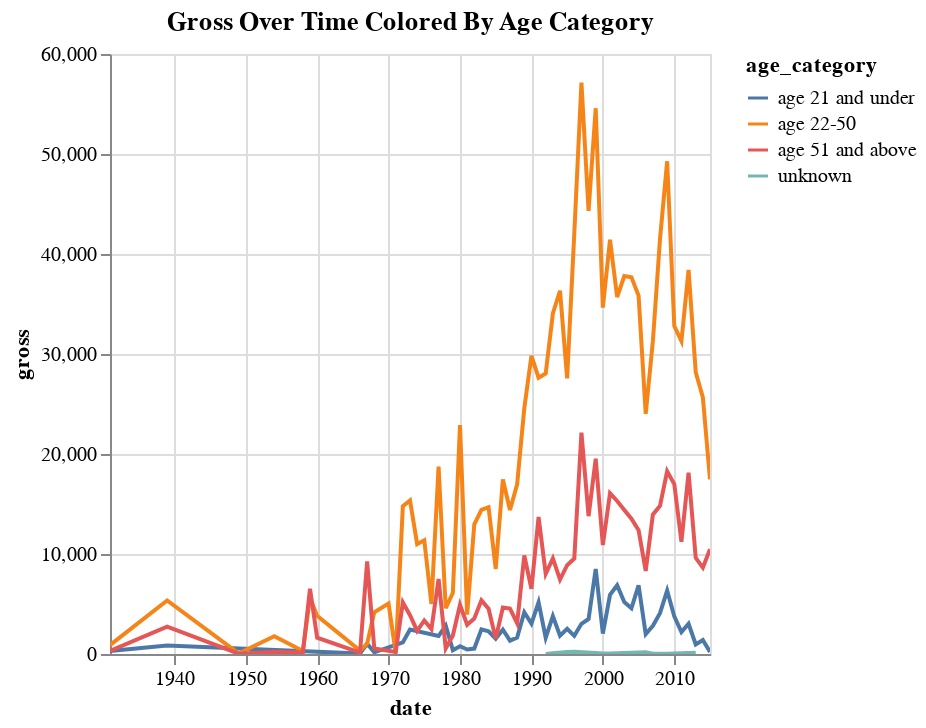

Notebook source saved alongside this figure:
### Code cell
alt.Chart(gag).mark_line().encode(
    x='date:T',
    y='gross',
    color='age_category',
    tooltip=['date', 'gross','age_category']
).interactive().properties(
    title='Gross Over Time Colored By Age Category'
)

### Figure 1 — Vega-Lite specification as saved in the notebook (floating-point values rounded to 4 significant figures; data arrays with more than 128 entries replaced by an {"elided": "..."} marker saying what was removed)
{"$schema": "https://vega.github.io/schema/vega-lite/v5.16.3.json", "config": {"view": {"continuousHeight": 300, "continuousWidth": 300}}, "data": {"name": "data-6b908e8ab41aa66b0e9dda2b449e5ed0"}, "datasets": {"data-6b908e8ab41aa66b0e9dda2b449e5ed0": {"elided": "168 records"}}, "encoding": {"color": {"field": "age_category", "type": "nominal"}, "tooltip": [{"field": "date", "type": "temporal"}, {"field": "gross", "type": "quantitative"}, {"field": "age_category", "type": "nominal"}], "x": {"field": "date", "type": "temporal"}, "y": {"field": "gross", "type": "quantitative"}}, "mark": {"type": "line"}, "params": [{"bind": "scales", "name": "param_31", "select": {"encodings": ["x", "y"], "type": "interval"}}], "title": "Gross Over Time Colored By Age Category"}
